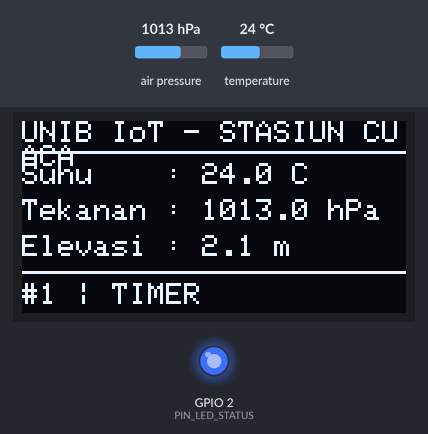
Recording of a program running on a simulated ESP32. Parts: 128×64 one-colour display, output pins drawn as LEDs (lit = HIGH). The test bench sets the inputs (shaded band); at power-on: air pressure 1013 hPa, temperature 24 °C. What the program prints to the serial monitor is not drawn. At 0.5 s the program puts the board to deep sleep or switches it off; the recording ends there.

Above: at 0.3 s.
Timing chart, 0 to 0.5 s (numbered marks = the images above):
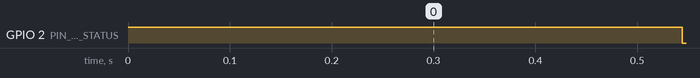

Measured:
- by itself, GPIO 2 (PIN_LED_STATUS): LOW → HIGH at 0.00 s, → LOW 0.54 s later

The program:

main.cpp
```cpp
#include <Arduino.h>
#include <Wire.h>
#include <Adafruit_Sensor.h>
#include <Adafruit_BMP280.h>
#include <Adafruit_SSD1306.h>
#include <ArduinoJson.h>

#define LEBAR_LAYAR         128
#define TINGGI_LAYAR        64
#define ALAMAT_OLED         0x3C
#define PIN_LED_STATUS      2
#define PIN_WAKEUP_TOMBOL   GPIO_NUM_15
#define DURASI_TIDUR_DETIK  10

Adafruit_SSD1306 display(LEBAR_LAYAR, TINGGI_LAYAR, &Wire, -1);
Adafruit_BMP280 bmp; // Berkomunikasi melalui Wire pada I2C default

// --- VARIABEL PERSISTEN DI RTC SLOW MEMORY ---
// Variabel ini TETAP TERJAGA nilainya selama siklus Deep Sleep!
RTC_DATA_ATTR int nomorSiklusBoot = 0;
RTC_DATA_ATTR float riwayatSuhuTerakhir = 0.0f;
RTC_DATA_ATTR float riwayatTekananTerakhir = 0.0f;

// Struktur data telemetri bersama antar-tugas FreeRTOS
struct DataSensor {
  float suhu;
  float tekanan;
  float elevasi;
  bool valid;
} dataCuaca;

SemaphoreHandle_t mutexData;

void cetakDiagnostikWakeup() {
  esp_sleep_wakeup_cause_t alasan = esp_sleep_get_wakeup_cause();
  Serial.printf("\n========================================\n");
  Serial.printf("[RTC] Siklus Bangun Ke-%d\n", nomorSiklusBoot);
  switch (alasan) {
    case ESP_SLEEP_WAKEUP_TIMER:
      Serial.println("[RTC WAKEUP] Pemicu: Pewaktu Internal (RTC Timer)");
      break;
    case ESP_SLEEP_WAKEUP_EXT0:
      Serial.println("[RTC WAKEUP] Pemicu: Tombol Darurat Luar (EXT0 pada GPIO 15)");
      break;
    default:
      Serial.println("[RTC WAKEUP] Pemicu: Power-on Reset / Boot Pertama");
      break;
  }
  Serial.printf("[RTC MEM] Riwayat Siklus Lalu -> Suhu: %.2f C | Tekanan: %.2f hPa\n",
                riwayatSuhuTerakhir, riwayatTekananTerakhir);
}

void perbaruiTampilanOled(float t, float p, float alt, int siklus, const char* pemicu) {
  display.clearDisplay();
  display.setTextSize(1);
  display.setTextColor(SSD1306_WHITE);

  // Baris Judul
  display.setCursor(0, 0);
  display.printf("UNIB IoT - STASIUN CUACA");
  display.drawLine(0, 10, 127, 10, SSD1306_WHITE);

  // Parameter Lingkungan
  display.setCursor(0, 14);
  display.printf("Suhu    : %.1f C", t);
  display.setCursor(0, 26);
  display.printf("Tekanan : %.1f hPa", p);
  display.setCursor(0, 38);
  display.printf("Elevasi : %.1f m", alt);

  // Baris Status Manajemen Daya
  display.drawLine(0, 50, 127, 50, SSD1306_WHITE);
  display.setCursor(0, 54);
  display.printf("#%d | %s", siklus, pemicu);
  display.display();
}

// Task Khusus FreeRTOS pada Core 0: Menangani UI dan Serialisasi
void TaskTampilanDanSerial(void *pvParameters) {
  xSemaphoreTake(mutexData, portMAX_DELAY);
  DataSensor lokal = dataCuaca;
  xSemaphoreGive(mutexData);

  if (lokal.valid) {
    esp_sleep_wakeup_cause_t alasan = esp_sleep_get_wakeup_cause();
    const char* labelPemicu = (alasan == ESP_SLEEP_WAKEUP_EXT0) ? "EXT0 BTN" : "TIMER";

    // 1. Tampilkan ke Layar OLED SSD1306
    perbaruiTampilanOled(lokal.suhu, lokal.tekanan, lokal.elevasi, nomorSiklusBoot, labelPemicu);

    // 2. Serialisasi JSON ke Serial Monitor
    JsonDocument doc;
    doc["device_id"]      = "esp32-weather-st01";
    doc["boot_count"]     = nomorSiklusBoot;
    doc["wakeup_cause"]   = labelPemicu;
    doc["temp_c"]         = serialized(String(lokal.suhu, 2));
    doc["pressure_hpa"]   = serialized(String(lokal.tekanan, 2));
    doc["altitude_m"]     = serialized(String(lokal.elevasi, 1));
    doc["prev_temp_c"]    = serialized(String(riwayatSuhuTerakhir, 2));
    serializeJson(doc, Serial);
    Serial.println();

    // Simpan ke memori RTC untuk siklus berikutnya
    riwayatSuhuTerakhir = lokal.suhu;
    riwayatTekananTerakhir = lokal.tekanan;
  }
  vTaskDelete(NULL); // Tugas selesai dan menghapus dirinya sendiri
}

void setup() {
  Serial.begin(115200);
  pinMode(PIN_LED_STATUS, OUTPUT);
  pinMode(PIN_WAKEUP_TOMBOL, INPUT_PULLUP);
  digitalWrite(PIN_LED_STATUS, HIGH); // LED MENYALA: FASE AKTIF

  nomorSiklusBoot++;
  cetakDiagnostikWakeup();

  mutexData = xSemaphoreCreateMutex();
  Wire.begin(21, 22); // SDA = 21, SCL = 22

  // Inisialisasi Layar OLED
  if (!display.begin(SSD1306_SWITCHCAPVCC, ALAMAT_OLED)) {
    Serial.println("Gagal menemukan layar OLED SSD1306!");
  }

  // Inisialisasi Sensor BMP280 / BME280 pada alamat 0x76
  if (!bmp.begin(0x76)) {
    Serial.println("Gagal mendeteksi sensor BMP/BME280 pada alamat 0x76!");
    dataCuaca.valid = false;
  } else {
    // Parameter konfigurasi oversampling presisi
    bmp.setSampling(Adafruit_BMP280::MODE_FORCED,
                    Adafruit_BMP280::SAMPLING_X2,
                    Adafruit_BMP280::SAMPLING_X16,
                    Adafruit_BMP280::FILTER_X16,
                    Adafruit_BMP280::STANDBY_MS_500);
    bmp.takeForcedMeasurement(); // Paksa pengukuran cepat

    xSemaphoreTake(mutexData, portMAX_DELAY);
    dataCuaca.suhu    = bmp.readTemperature();
    dataCuaca.tekanan = bmp.readPressure() / 100.0F; // Pa -> hPa
    dataCuaca.elevasi = bmp.readAltitude(1013.25);   // Standar sea-level
    dataCuaca.valid   = true;
    xSemaphoreGive(mutexData);
  }

  // Buat Task UI pada Core 0 (Protocol Core) secara konkuren
  xTaskCreatePinnedToCore(TaskTampilanDanSerial, "TaskUI", 4096, NULL, 1, NULL, 0);

  // Berikan waktu sejenak agar Task UI menyelesaikan tugasnya (500 ms)
  delay(500);

  // --- PERSIAPAN MASUK DEEP SLEEP ---
  Serial.printf("[POWER] Menyiapkan Deep Sleep selama %d detik...\n", DURASI_TIDUR_DETIK);
  esp_sleep_enable_timer_wakeup((uint64_t)DURASI_TIDUR_DETIK * 1000000ULL);
  esp_sleep_enable_ext0_wakeup(PIN_WAKEUP_TOMBOL, 0); // Bangun jika GPIO 15 ditekan (LOW)

  digitalWrite(PIN_LED_STATUS, LOW); // LED MATI: MEMASUKI DEEP SLEEP
  Serial.println("[POWER] Zzz... Memasuki Deep Sleep. Arus turun ke ~10-150 uA.");
  Serial.flush();
  esp_deep_sleep_start();
}

void loop() {
  // Loop kosong karena sistem bekerja pada arsitektur Deep Sleep penuh
}
```
